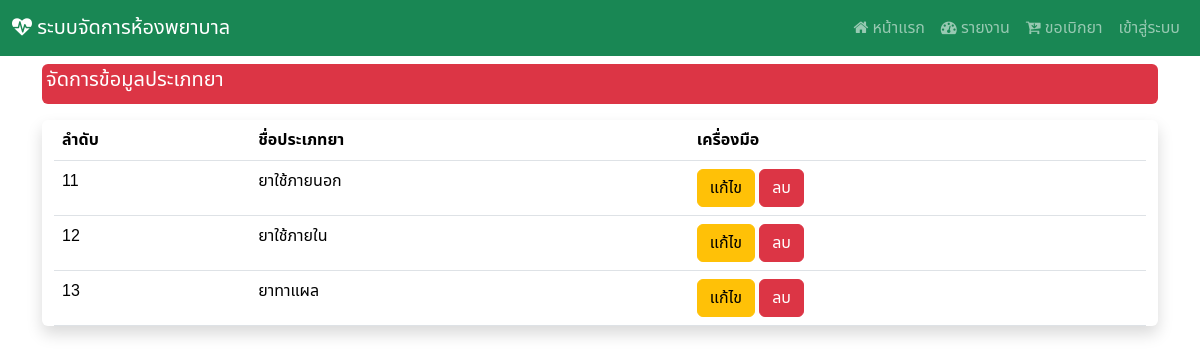
Screenshot of /manage_type with the database file from the repository.
### Hospital_app/models.py (models this page shows, shortened)
class d_type(models.Model):
    type_id = models.AutoField(primary_key=True)
    type_name = models.CharField(max_length=255)

### Hospital_app/views.py (the view)
# urls.py: path('manage_type',views.manage_type),
def manage_type(request):
    show_type = d_type.objects.all()
    context  = {"type" : show_type}
    return render(request,'manage_type.html',context)

### Hospital_app/templates/manage_type.html (shortened to what this page needs)
{% extends "base.html" %}
{% block content %}
<div class="mt-2 p-1 bg-danger text-white rounded">
    <h5>จัดการข้อมูลประเภทยา</h5>
</div>
<div class="container-fluid my-3 justify-content-center align-items-center shadow rounded">
    <table class="table table-responsive">
        <thead>
            <tr>
                <th>ลำดับ</th>
                <th>ชื่อประเภทยา</th>
                <th></th>
                <th>เครื่องมือ</th>
            </tr>
        </thead>
        <tbody>
            {% for i in type %}
            <tr>
                <td>{{ i.type_id }}</td>
                <td>{{ i.type_name }}</td>
                <td>{{ i.drug_exp }}</td>
                <td>
                <div class="col d-none d-sm-block">
                    <a href="editt/{{ i.type_id }}" class="btn btn-warning">แก้ไข</a>
                    <a href="delete_type/{{ i.type_id }}/" class="btn btn-danger" data-bs-toggle="modal" data-bs-target="#deleteConfirmationModal" onclick="setDeleteUrl('delete_type/{{ i.type_id }}/')">ลบ</a>
                </div>
                </td>
            </tr>
            {% endfor %}
        </tbody>
      </div>
</div>
{% endblock %}

### Hospital_app/templates/base.html (style rules this page uses)
body { font-family: "Noto Sans Thai", sans-serif; }

### rows the page displays
d_type: type_id "11", type_name "ยาใช้ภายนอก"
d_type: type_id "12", type_name "ยาใช้ภายใน"
d_type: type_id "13", type_name "ยาทาแผล"
